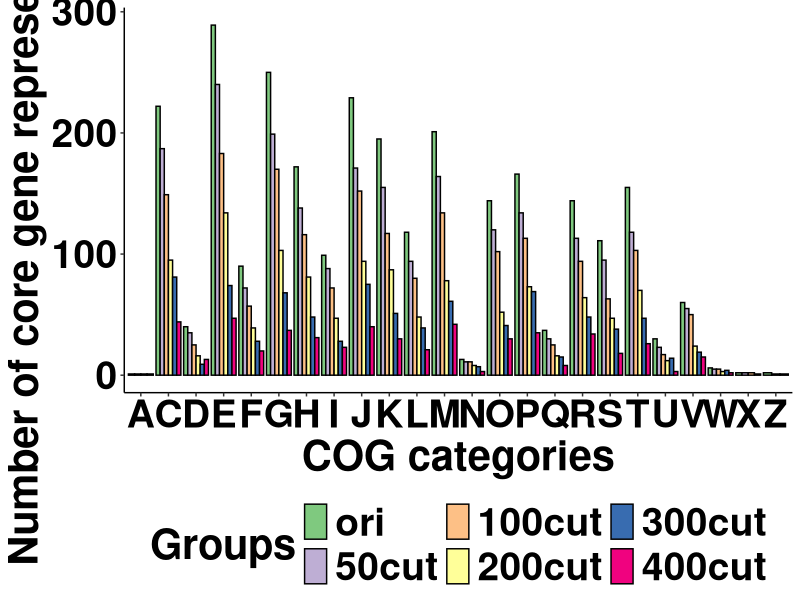

Recreate this plot in R.
library(tidyverse)
library(dplyr)
library(ggplot2)
library(reshape2)

## Here, the COG analysis of  E. coli fragmentation groups are compared (based on the core gene representatives generated by using Roary with 100% CG threshold).

## Load COG analysis summary for E. coli datasets.
EC_rad1_ori <- read.table(file = "R_code/Fig6.COG_analysis/EC_ori.txt", header = FALSE)
EC_rad1_50cut <- read.table(file = "R_code/Fig6.COG_analysis/EC_50cut.txt", header = FALSE)
EC_rad1_100cut <- read.table(file = "R_code/Fig6.COG_analysis/EC_100cut.txt", header = FALSE)
EC_rad1_200cut <- read.table(file = "R_code/Fig6.COG_analysis/EC_200cut.txt", header = FALSE)
EC_rad1_300cut <- read.table(file = "R_code/Fig6.COG_analysis/EC_300cut.txt", header = FALSE)
EC_rad1_400cut <- read.table(file = "R_code/Fig6.COG_analysis/EC_400cut.txt", header = FALSE)

## Reformat and combined the data.
group <- rep("ori", length(EC_rad1_ori$V1))
count <- EC_rad1_ori$V1
Cog <- EC_rad1_ori$V2
count_pct <- (count/sum(count))*100
EC_rad1_ori_COG <- data.frame(group,Cog,count,count_pct)

group <- rep("50cut", length(EC_rad1_50cut$V1))
count <- EC_rad1_50cut$V1
Cog <- EC_rad1_50cut$V2
count_pct <- (count/sum(count))*100
EC_rad1_50cut_COG <- data.frame(group,Cog,count,count_pct)

group <- rep("100cut", length(EC_rad1_100cut$V1))
count <- EC_rad1_100cut$V1
Cog <- EC_rad1_100cut$V2
count_pct <- (count/sum(count))*100
EC_rad1_100cut_COG <- data.frame(group,Cog,count,count_pct)

group <- rep("200cut", length(EC_rad1_200cut$V1))
count <- EC_rad1_200cut$V1
Cog <- EC_rad1_200cut$V2
count_pct <- (count/sum(count))*100
EC_rad1_200cut_COG <- data.frame(group,Cog,count,count_pct)

group <- rep("300cut", length(EC_rad1_300cut$V1))
count <- EC_rad1_300cut$V1
Cog <- EC_rad1_300cut$V2
count_pct <- (count/sum(count))*100
EC_rad1_300cut_COG <- data.frame(group,Cog,count,count_pct)

group <- rep("400cut", length(EC_rad1_400cut$V1))
count <- EC_rad1_400cut$V1
Cog <- EC_rad1_400cut$V2
count_pct <- (count/sum(count))*100
EC_rad1_400cut_COG <- data.frame(group,Cog,count,count_pct)

EC_rad1 <- rbind(EC_rad1_ori_COG,EC_rad1_50cut_COG,EC_rad1_100cut_COG,EC_rad1_200cut_COG,EC_rad1_300cut_COG,EC_rad1_400cut_COG)
EC_rad1$group <- factor(EC_rad1$group , levels=c("ori", "50cut", "100cut", "200cut", "300cut", "400cut"))

## Make plot to show the number of core gene representatives in different COG categories.
EC_frag_COG_plot <- ggplot(data = EC_rad1, aes(x = Cog, y = count, color = Cog, fill=group)) + 
  geom_bar(stat = 'identity', position=position_dodge(),colour="black")+  
  scale_fill_brewer(palette="Accent")+
  scale_x_discrete(name = "COG categories")+
  scale_y_continuous(name = "Number of core gene representatives")+
  guides(fill=guide_legend("Groups"))+
  theme(legend.position="bottom",
        legend.text = element_text(colour="black", size=28, face= "bold"),
        legend.title = element_text(colour="black", size=30, face= "bold"),
        axis.text.x = element_text(color="black", size=28, face= "bold"),
        axis.text.y = element_text(color="black", size=28, face= "bold"),
        axis.title.x = element_text(size=30, face= "bold"),
        axis.title.y = element_text(size=30, face= "bold"))+
  theme(panel.grid.major = element_blank(), panel.grid.minor = element_blank(),
        panel.background = element_blank(), axis.line = element_line(colour = "black"))

EC_frag_COG_plot
